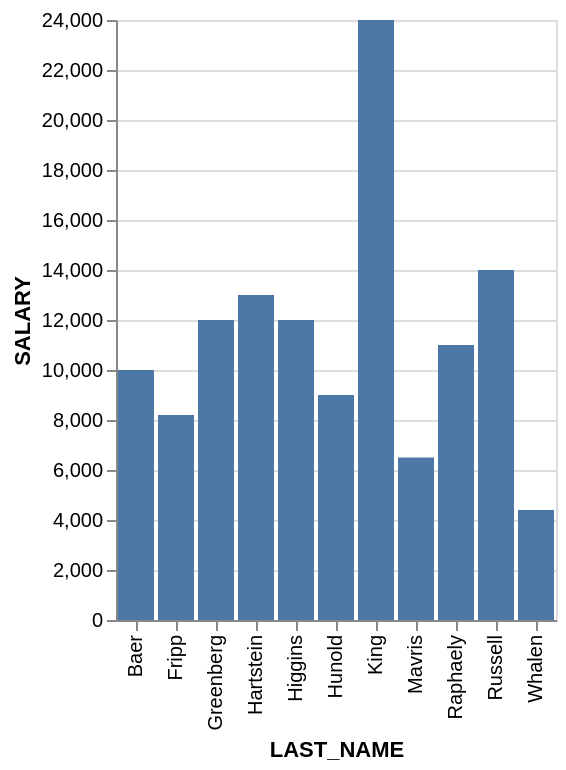

Vega-Lite specification stored for this chart:
### Vega-Lite specification from a JSON file in a GitHub repository (floating-point values rounded to 4 significant figures)
{"data": {"values": [{"x_data": "Baer", "y_data": 10000}, {"x_data": "Fripp", "y_data": 8200}, {"x_data": "Greenberg", "y_data": 12000}, {"x_data": "Hartstein", "y_data": 13000}, {"x_data": "Higgins", "y_data": 12000}, {"x_data": "Hunold", "y_data": 9000}, {"x_data": "King", "y_data": 24000}, {"x_data": "Mavris", "y_data": 6500}, {"x_data": "Raphaely", "y_data": 11000}, {"x_data": "Russell", "y_data": 14000}, {"x_data": "Whalen", "y_data": 4400}]}, "mark": "bar", "encoding": {"x": {"field": "x_data", "type": "nominal", "title": "LAST_NAME", "sort": "ascending"}, "y": {"field": "y_data", "type": "quantitative", "title": "SALARY"}}}
